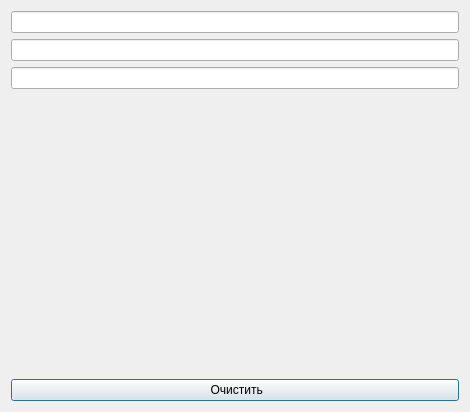
<?xml version="1.0" encoding="UTF-8"?>
<ui version="4.0">
 <class>CalculationWindow</class>
 <widget class="QDialog" name="CalculationWindow">
  <property name="geometry">
   <rect>
    <x>0</x>
    <y>0</y>
    <width>470</width>
    <height>412</height>
   </rect>
  </property>
  <property name="minimumSize">
   <size>
    <width>200</width>
    <height>200</height>
   </size>
  </property>
  <property name="maximumSize">
   <size>
    <width>16777215</width>
    <height>16777215</height>
   </size>
  </property>
  <property name="windowTitle">
   <string>Dialog</string>
  </property>
  <layout class="QVBoxLayout" name="verticalLayout">
   <item>
    <widget class="QLineEdit" name="lineEdit"/>
   </item>
   <item>
    <widget class="QLineEdit" name="lineEdit_2"/>
   </item>
   <item>
    <widget class="QLineEdit" name="lineEdit_3"/>
   </item>
   <item>
    <widget class="QLabel" name="label_2">
     <property name="text">
      <string/>
     </property>
    </widget>
   </item>
   <item>
    <widget class="QLabel" name="label">
     <property name="minimumSize">
      <size>
       <width>100</width>
       <height>50</height>
      </size>
     </property>
     <property name="maximumSize">
      <size>
       <width>500</width>
       <height>500</height>
      </size>
     </property>
     <property name="text">
      <string/>
     </property>
    </widget>
   </item>
   <item>
    <widget class="QLabel" name="label_7">
     <property name="text">
      <string/>
     </property>
    </widget>
   </item>
   <item>
    <widget class="QPushButton" name="pushButton">
     <property name="text">
      <string> Очистить</string>
     </property>
    </widget>
   </item>
  </layout>
 </widget>
 <resources/>
 <connections/>
</ui>
